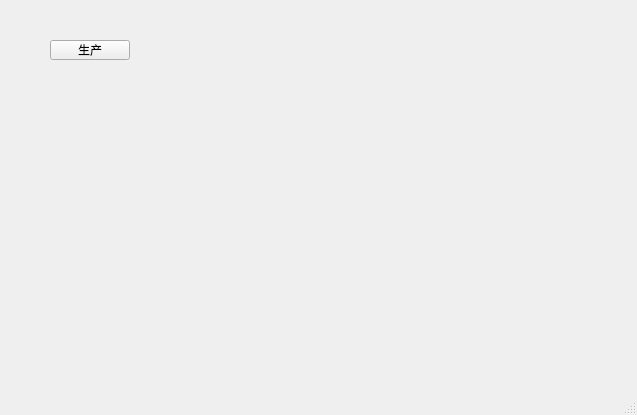
<?xml version="1.0" encoding="UTF-8"?>
<ui version="4.0">
 <class>MainWindow</class>
 <widget class="QMainWindow" name="MainWindow">
  <property name="geometry">
   <rect>
    <x>0</x>
    <y>0</y>
    <width>637</width>
    <height>415</height>
   </rect>
  </property>
  <property name="windowTitle">
   <string>MainWindow</string>
  </property>
  <widget class="QWidget" name="centralwidget">
   <widget class="QPushButton" name="productBtn">
    <property name="geometry">
     <rect>
      <x>50</x>
      <y>40</y>
      <width>80</width>
      <height>20</height>
     </rect>
    </property>
    <property name="text">
     <string>生产</string>
    </property>
   </widget>
  </widget>
  <widget class="QMenuBar" name="menubar">
   <property name="geometry">
    <rect>
     <x>0</x>
     <y>0</y>
     <width>637</width>
     <height>21</height>
    </rect>
   </property>
  </widget>
  <widget class="QStatusBar" name="statusbar"/>
 </widget>
 <resources/>
 <connections/>
</ui>
